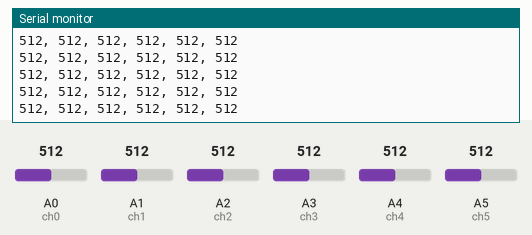
This sketch was run on a simulated Arduino Uno, built with avr-gcc and run on an emulated ATmega328P. On the bench: the last lines printed to the serial monitor. The inputs (shaded band) are chosen by the test bench; at power-on: A2 (ch2) = 512, A0 (ch0) = 512, A1 (ch1) = 512, A3 (ch3) = 512, A4 (ch4) = 512, A5 (ch5) = 512.

Above: at 5.7 s.
5.8 s: A2 (ch2) set to 111
At 6.8 s:
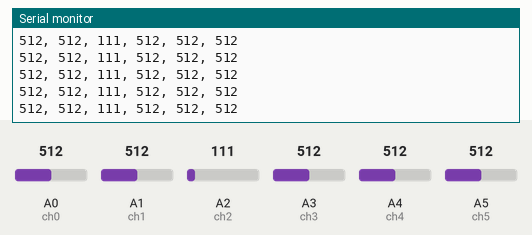
8.8 s: A2 (ch2) set to 95
At 9.7 s:
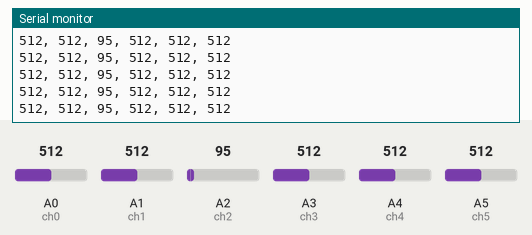
Timing chart, 0 to 11.8 s (numbered marks = the images above; inputs shaded):
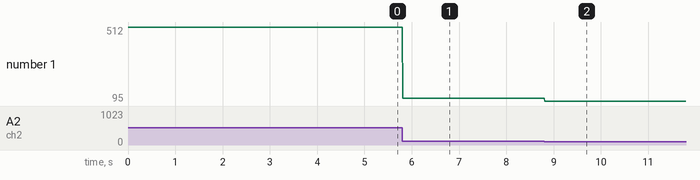

The sketch:

emg_writer.ino
```cpp
const int ch0 = A0;
const int ch1 = A1;
const int ch2 = A2;
const int ch3 = A3;
const int ch4 = A4;
const int ch5 = A5;


void setup() {
  Serial.begin(115200);  // velocidad alta = mejor para streaming
}

void loop() {

  int v0 = analogRead(ch0);
  int v1 = analogRead(ch1);
  int v2 = analogRead(ch2);
  int v3 = analogRead(ch3);
  int v4 = analogRead(ch4);
  int v5 = analogRead(ch5);

  Serial.print(v0);
  Serial.print(", ");
  Serial.print(v1);
  Serial.print(", ");
  Serial.print(v2);
  Serial.print(", ");
  Serial.print(v3);
  Serial.print(", ");
  Serial.print(v4);
  Serial.print(", ");
  Serial.println(v5);

  delay(10);  // ajusta según tu frecuencia de muestreo
}
```

Measured:
- after the input at 5.8 s, the serial monitor: prints a new line at once (image 1)
- after the input at 8.8 s, the serial monitor: prints a new line at once (image 2)
- plotted number 1: 512 → 111 after the input at 5.8 s, 111 → 95 after the input at 8.8 s
